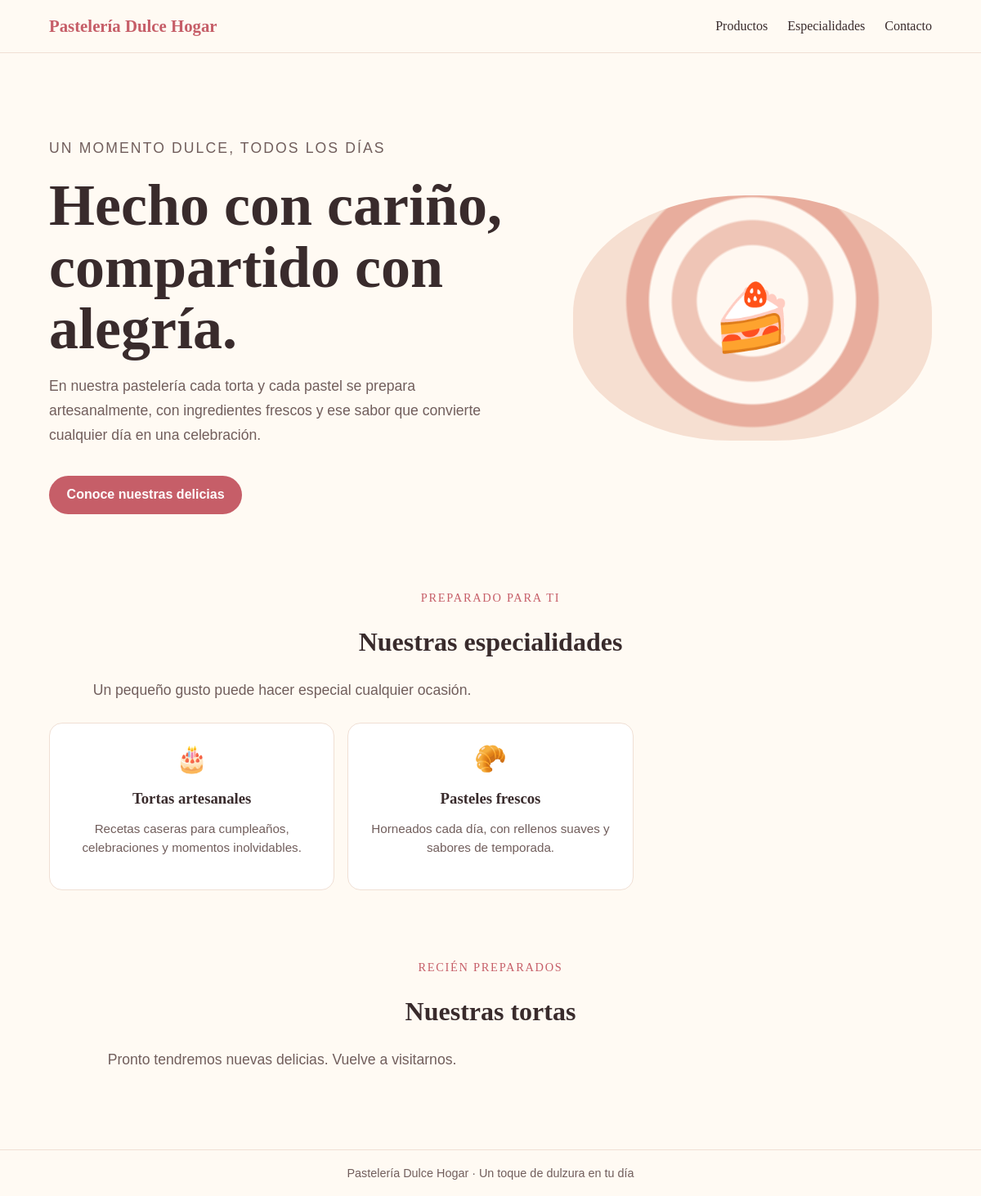
The app's page /, older data.
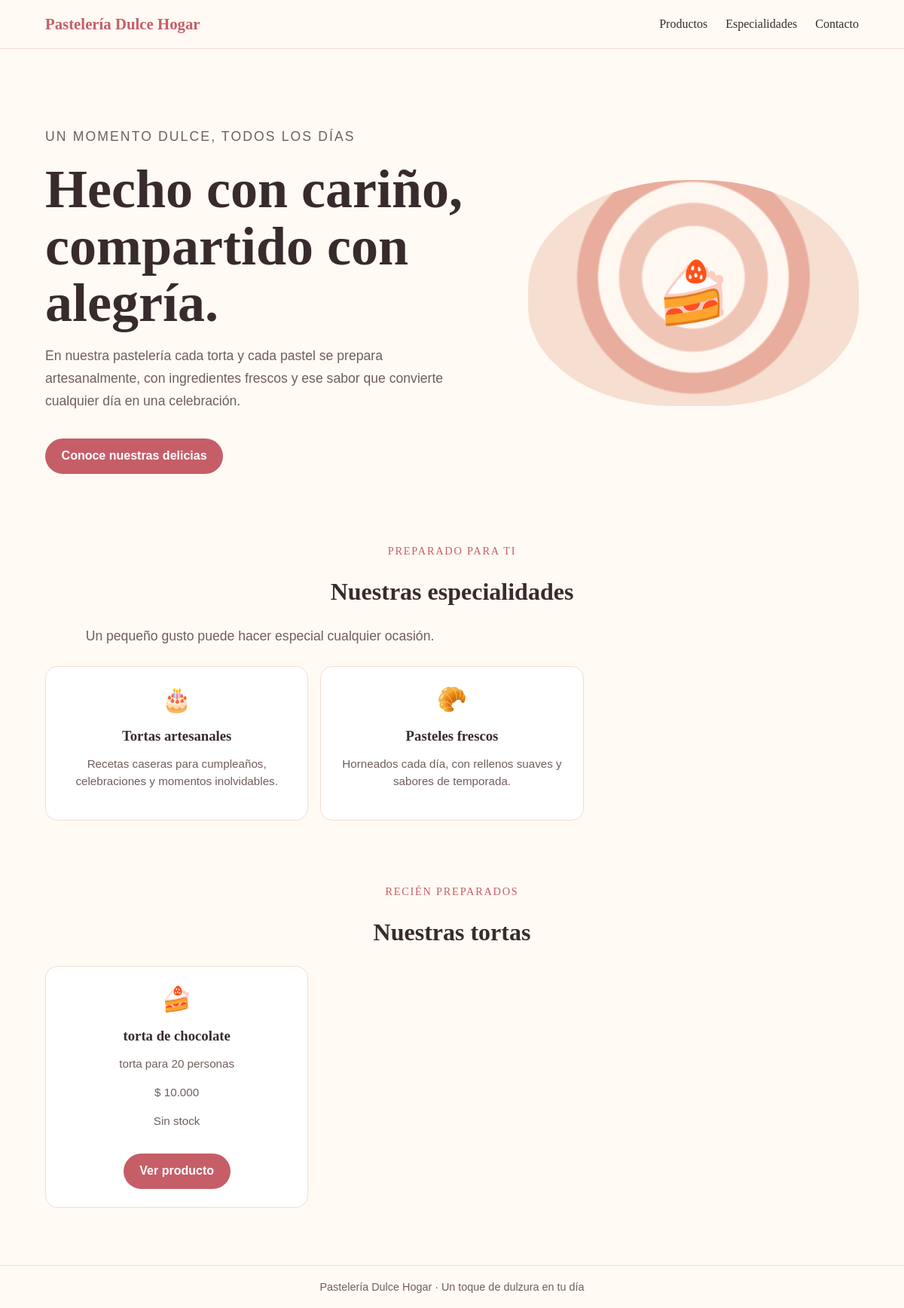
The same page, newer data.
### pasteleria/models.py (models this page shows, shortened)
class Producto(models.Model):
    nombre = models.CharField(max_length=120)
    descripcion = models.TextField()
    precio = models.DecimalField(max_digits=8, decimal_places=2)
    imagen = models.ImageField(upload_to='productos/', blank=True)
    imagen_url = models.URLField(blank=True)
    stock = models.PositiveIntegerField(default=0, verbose_name='unidades en stock')
    disponible = models.BooleanField(default=True)
    class Meta:
        ordering = ['nombre']
        verbose_name = 'producto'
        verbose_name_plural = 'productos'
    @property
    def precio_formateado(self):
        if self.precio == self.precio.to_integral_value():
            return f"$ {self.precio:,.0f}".replace(',', '.')
        texto = f'{self.precio:,.2f}'
        texto = texto.replace(',', 'X').replace('.', ',').replace('X', '.')
        return f'$ {texto}'

### pasteleria/views.py (the view)
# urls.py: path('', views.inicio, name='inicio'),
def inicio(request):
    productos = Producto.objects.all()
    return render(request, 'inicio.html', {'productos': productos})

### templates/inicio.html (shortened to what this page needs)
<!DOCTYPE html>
<html lang="es">
<head>
</head>
<body>
    <header>
        <a class="brand" href="/">Pastelería Dulce Hogar</a>
        <nav aria-label="Navegación principal">
            <a href="#productos">Productos</a>
            <a href="#especialidades">Especialidades</a>
            <a href="#contacto">Contacto</a>
        </nav>
    </header>
    <main>
        <section class="hero">
            <div>
                <p class="eyebrow">Un momento dulce, todos los días</p>
                <h1>Hecho con cariño, compartido con alegría.</h1>
                <p>En nuestra pastelería cada torta y cada pastel se prepara artesanalmente, con ingredientes frescos y ese sabor que convierte cualquier día en una celebración.</p>
                <a class="button" href="#especialidades">Conoce nuestras delicias</a>
            </div>
            <div class="cake" role="img" aria-label="Torta de crema y frutillas">🍰</div>
        </section>
        <section class="specialties" id="especialidades">
            <p class="eyebrow">Preparado para ti</p>
            <h2>Nuestras especialidades</h2>
            <p class="intro">Un pequeño gusto puede hacer especial cualquier ocasión.</p>
            <div class="cards">
                <article class="card">
                    <span aria-hidden="true">🎂</span>
                    <h3>Tortas artesanales</h3>
                    <p>Recetas caseras para cumpleaños, celebraciones y momentos inolvidables.</p>
                </article>
                <article class="card">
                    <span aria-hidden="true">🥐</span>
                    <h3>Pasteles frescos</h3>
                    <p>Horneados cada día, con rellenos suaves y sabores de temporada.</p>
                </article>
            </div>
        </section>
        <section class="products" id="productos">
            <p class="eyebrow">Recién preparados</p>
            <h2>Nuestras tortas</h2>
            {% if productos %}
                <div class="cards">
                    {% for producto in productos %}
                        <article class="card">
                            {% if producto.imagen %}
                                <img class="product-image" src="{{ producto.imagen.url }}" alt="{{ producto.nombre }}">
                            {% elif producto.imagen_url %}
                                <img class="product-image" src="{{ producto.imagen_url }}" alt="{{ producto.nombre }}">
                            {% else %}
                                <span aria-hidden="true">🍰</span>
                            {% endif %}
                            <h3>{{ producto.nombre }}</h3>
                            <p>{{ producto.descripcion }}</p>
                            <p class="product-price">{{ producto.precio_formateado }}</p>
                            {% if producto.disponible and producto.stock > 0 %}
                                <p>Disponibles: {{ producto.stock }}</p>
                                <a class="button" href="{% url 'detalle_producto' producto.pk %}">Ver y comprar</a>
                            {% else %}
                                <p class="product-price">
                                    {% if producto.stock == 0 %}Sin stock{% else %}No disponible{% endif %}
                                </p>
                                <a class="button" href="{% url 'detalle_producto' producto.pk %}">Ver producto</a>
                            {% endif %}
                        </article>
                    {% endfor %}
                </div>
            {% else %}
                <p class="intro">Pronto tendremos nuevas delicias. Vuelve a visitarnos.</p>
            {% endif %}
        </section>
    </main>
    <footer id="contacto">Pastelería Dulce Hogar · Un toque de dulzura en tu día</footer>
</body>
</html>

Row changes from the older to the newer data that the page shows:
added Producto: nombre "torta de chocolate", descripcion "torta para 20 personas", precio_formateado "$ 10.000", disponible "Sin stock"
Text that changed along with them:
text no longer shown: "Pronto tendremos nuevas delicias. Vuelve a visitarnos."
